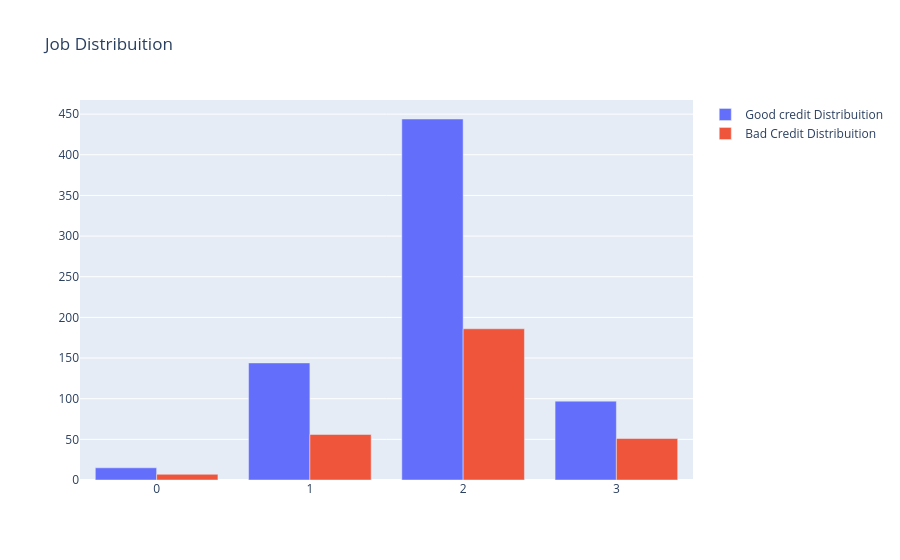

Here is the notebook cell this chart was saved with:
### Markdown cell above
I will do some explorations through the Job
- Distribuition
- Crossed by Credit amount
- Crossed by Age

### Code cell
#First plot
trace0 = go.Bar(
    x = df_credit[df_credit["Risk"]== 'good']["Job"].value_counts().index.values,
    y = df_credit[df_credit["Risk"]== 'good']["Job"].value_counts().values,
    name='Good credit Distribuition'
)

#Second plot
trace1 = go.Bar(
    x = df_credit[df_credit["Risk"]== 'bad']["Job"].value_counts().index.values,
    y = df_credit[df_credit["Risk"]== 'bad']["Job"].value_counts().values,
    name="Bad Credit Distribuition"
)

data = [trace0, trace1]

layout = go.Layout(
    title='Job Distribuition'
)

fig = go.Figure(data=data, layout=layout)

py.iplot(fig, filename='grouped-bar')

### Figure 1 — Plotly figure (JSON) as saved in the notebook; plotly's stock layout.template omitted (floating-point values rounded to 4 significant figures)
{"data": [{"name": "Good credit Distribuition", "type": "bar", "x": [2, 1, 3, 0], "y": [444, 144, 97, 15]}, {"name": "Bad Credit Distribuition", "type": "bar", "x": [2, 1, 3, 0], "y": [186, 56, 51, 7]}], "layout": {"autosize": true, "title": {"text": "Job Distribuition"}, "xaxis": {"autorange": true, "range": [-0.5, 3.5], "type": "linear"}, "yaxis": {"autorange": true, "range": [0, 467.4], "type": "linear"}}}
